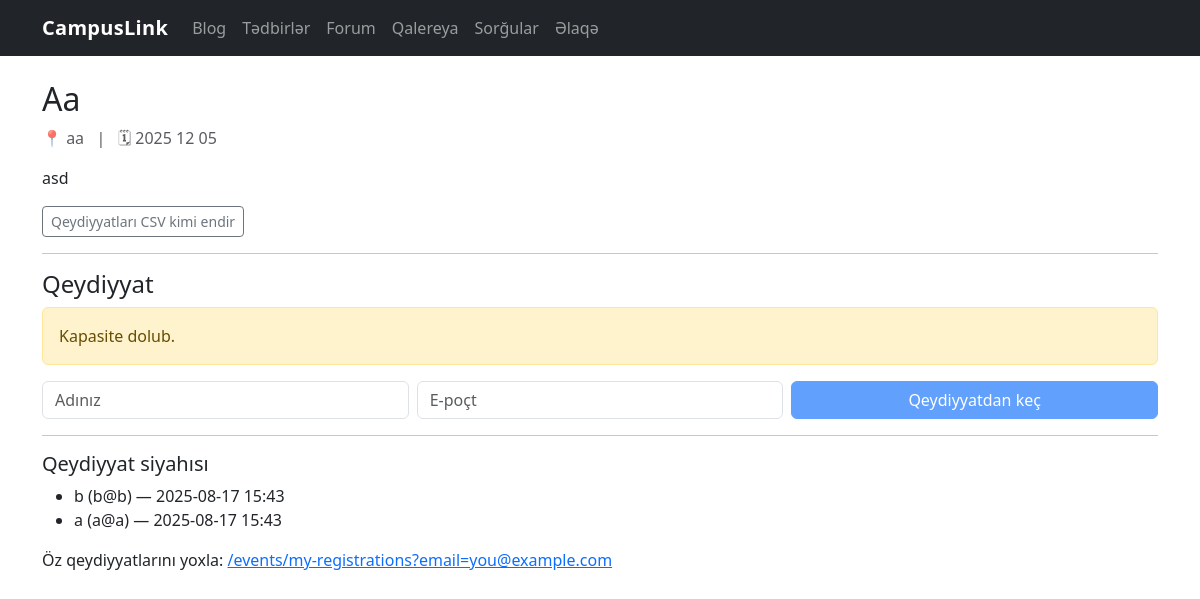
The page /events/4 on the database its author committed.
### tables this page shows
CREATE TABLE events (
            id INTEGER PRIMARY KEY AUTOINCREMENT,
            title TEXT NOT NULL,
            date TEXT NOT NULL,
            location TEXT NOT NULL,
            description TEXT NOT NULL,
            capacity INTEGER NOT NULL DEFAULT 100
        );

CREATE TABLE event_registrations (
            id INTEGER PRIMARY KEY AUTOINCREMENT,
            event_id INTEGER NOT NULL,
            name TEXT NOT NULL,
            email TEXT NOT NULL,
            created_at TEXT NOT NULL,
            UNIQUE(event_id, email), -- eyni email-in eyni tədbirə iki dəfə yazılmasının qarşısını alır
            FOREIGN KEY (event_id) REFERENCES events(id) ON DELETE CASCADE
        );

### events.py (the view, shortened to what this page needs)
@bp.route("/<int:event_id>", methods=["GET", "POST"])
def detail(event_id: int):
    db = get_db()
    event = db.execute("SELECT * FROM events WHERE id = ?", (event_id,)).fetchone()
    if not event:
        return render_template("404.html"), 404
    reg_count = db.execute(
        "SELECT COUNT(*) FROM event_registrations WHERE event_id = ?", (event_id,)
    ).fetchone()[0]
    remaining = max(0, event["capacity"] - reg_count)
    regs = db.execute(
        "SELECT * FROM event_registrations WHERE event_id = ? ORDER BY id DESC", (event_id,)
    ).fetchall()
    return render_template("events/detail.html", event=event, regs=regs, remaining=remaining)

### database.py (called while the page is built)
def get_db():
    if "db" not in g:
        g.db = sqlite3.connect(DB_PATH)
        g.db.row_factory = sqlite3.Row
    return g.db

### polls.py (called while the page is built)
@bp.before_app_request
def ensure_session():
    session.permanent = True
    if "voter_id" not in session:
        session["voter_id"] = secrets.token_hex(8)  # məsələn: 'a3f9c1e2...'
    return None

### templates/events/detail.html (shortened to what this page needs)
{% extends "base.html" %}
{% block content %}
  <h2>{{ event["title"] }}</h2>
  <div class="text-muted">📍 {{ event["location"] }} &nbsp; | &nbsp; 🗓 {{ event["date"] }}</div>
  <p class="mt-3">{{ event["description"] }}</p>
  <p><a class="btn btn-sm btn-outline-secondary" href="{{ url_for('events.export_csv', event_id=event['id']) }}">Qeydiyyatları CSV kimi endir</a></p>
  <hr>
  <h4>Qeydiyyat</h4>
  {% if remaining <= 0 %}
    <div class="alert alert-warning">Kapasite dolub.</div>
  {% endif %}
  <form method="post">
    <div class="row g-2">
      <div class="col-md-4"><input name="name" class="form-control" placeholder="Adınız" required></div>
      <div class="col-md-4"><input name="email" type="email" class="form-control" placeholder="E-poçt" required></div>
      <div class="col-md-4"><button class="btn btn-primary w-100" {% if remaining<=0 %}disabled{% endif %}>Qeydiyyatdan keç</button></div>
    </div>
  </form>
  <hr>
  <h5>Qeydiyyat siyahısı</h5>
  <ul>
    {% for r in regs %}
      <li>{{ r["name"] }} ({{ r["email"] }}) — {{ r["created_at"] }}</li>
    {% else %}
      <li>Hələ qeydiyyat yoxdur.</li>
    {% endfor %}
  </ul>
  <p class="mt-3">
    Öz qeydiyyatlarını yoxla: <a href="{{ url_for('events.my_regs') }}">/events/my-registrations?email=you@example.com</a>
  </p>
{% endblock %}

### static/style.css (style rules this page uses)
body { font-family: system-ui, -apple-system, "Segoe UI", Roboto, Ubuntu, "Helvetica Neue", Arial, "Noto Sans", "Apple Color Emoji", "Segoe UI Emoji"; }

### rows shown on the page
events: title "Aa", location "aa", date "2025 12 05", description "asd"
event_registrations: name "b", email "b@b", created_at "2025-08-17 15:43"
event_registrations: name "a", email "a@a", created_at "2025-08-17 15:43"
